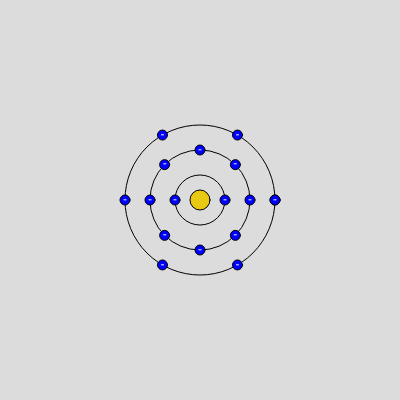
Frame 1 (no input)
Frame 60 (no input): identical to frame 1, image omitted
Frame 120 (the mouse pressed at the canvas centre since frame 60): identical to frame 1, image omitted

The p5.js sketch that drew this single still picture (run headless with seeded random() and noise() and a simulated clock; from frame 60 on, the mouse is pressed at the canvas centre):

// p5.js sketch
// ── sketch.js
function setup() {
  createCanvas(400, 400);
  angleMode(PI);
  ellipseMode(CENTER);
  textAlign(CENTER, CENTER);
}

function draw() {
  background(220);
  var element = 16;
  translate(width / 2, height / 2);
  fill(232, 201, 20);
  circle(0, 0, 20);
  var counter = 1;
  while (element > 0) {
    noFill();
    circle(0, 0, counter * 50);
    element -= electrons(counter - 1);
    var angles = (2 * PI) / (electrons(counter - 1)+(element>=0?0:element));
    for (var i = 0; i < 2 * PI; i += angles) {
      fill(0,0,255)
      circle(counter * 50 * 0.5 * cos(i), counter * 50 * 0.5 * sin(i), 10);
      fill(255,255,255);
      text("-",counter * 50 * 0.5 * cos(i), counter * 50 * 0.5 * sin(i)-0.5)
    }
    counter++;
  }
}

function electrons(n) {
  if (n == 0) {
    return 2;
  } else {
    return electrons(n - 1) + n * 4 + 2;
  }
}
